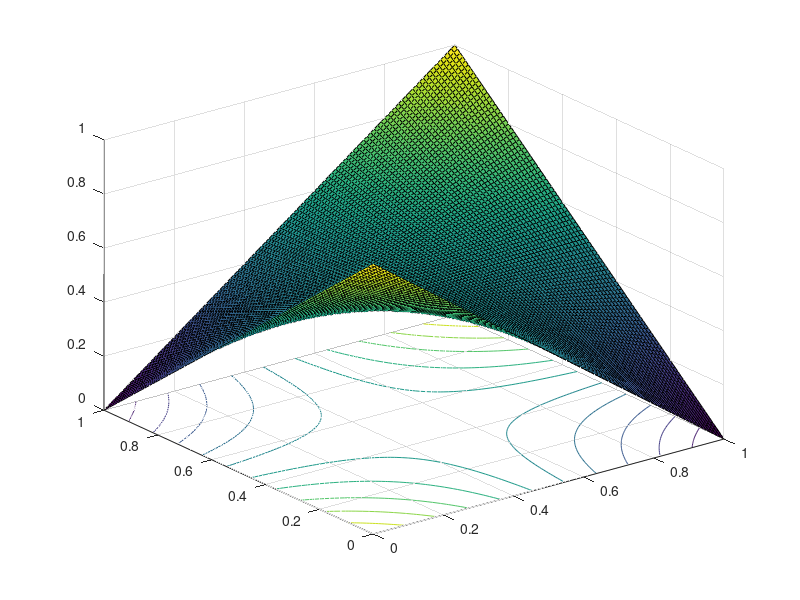

Write MATLAB code to recreate this figure.
q1=0:0.01:1; num_q=length(q1);
q2=q1;
[X,Y]=meshgrid(q1,q2);
S=zeros(num_q);

for i=1:num_q
    for j=1:num_q
        S(i,j)=q1(i)*q2(j)+(1-q1(i))*(1-q2(j));
    end
end
surf(X,Y,S)
hold on
contour(X,Y,S)
hold off